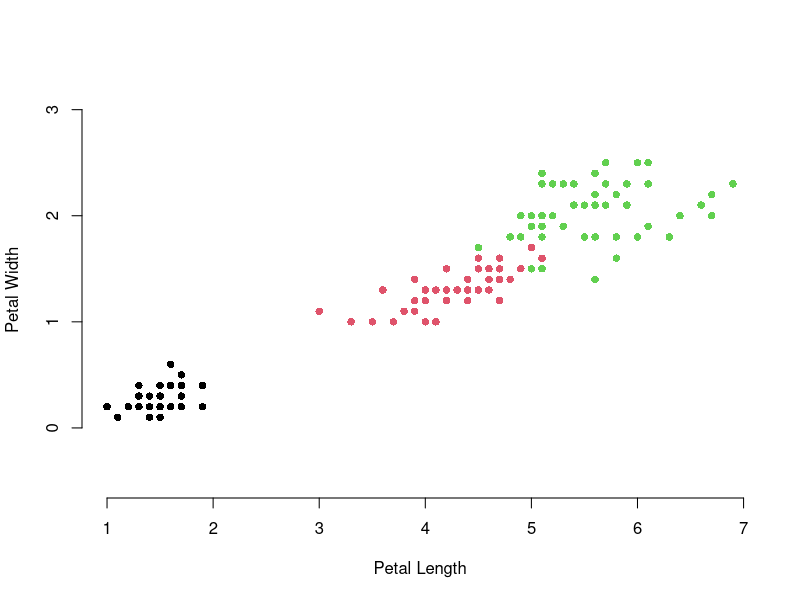

Recreate this plot in R.
createFigure = function(x){
  
  jpeg("rplot.jpg", width = 350, height = 350)
  plot(x$Petal.Length, x$Petal.Width,
        pch = 16, frame = FALSE,asp = 1,
        xlab = "Petal Length", ylab = "Petal Width", col = x$Species)
  dev.off()
  
}

createFigure(iris)
